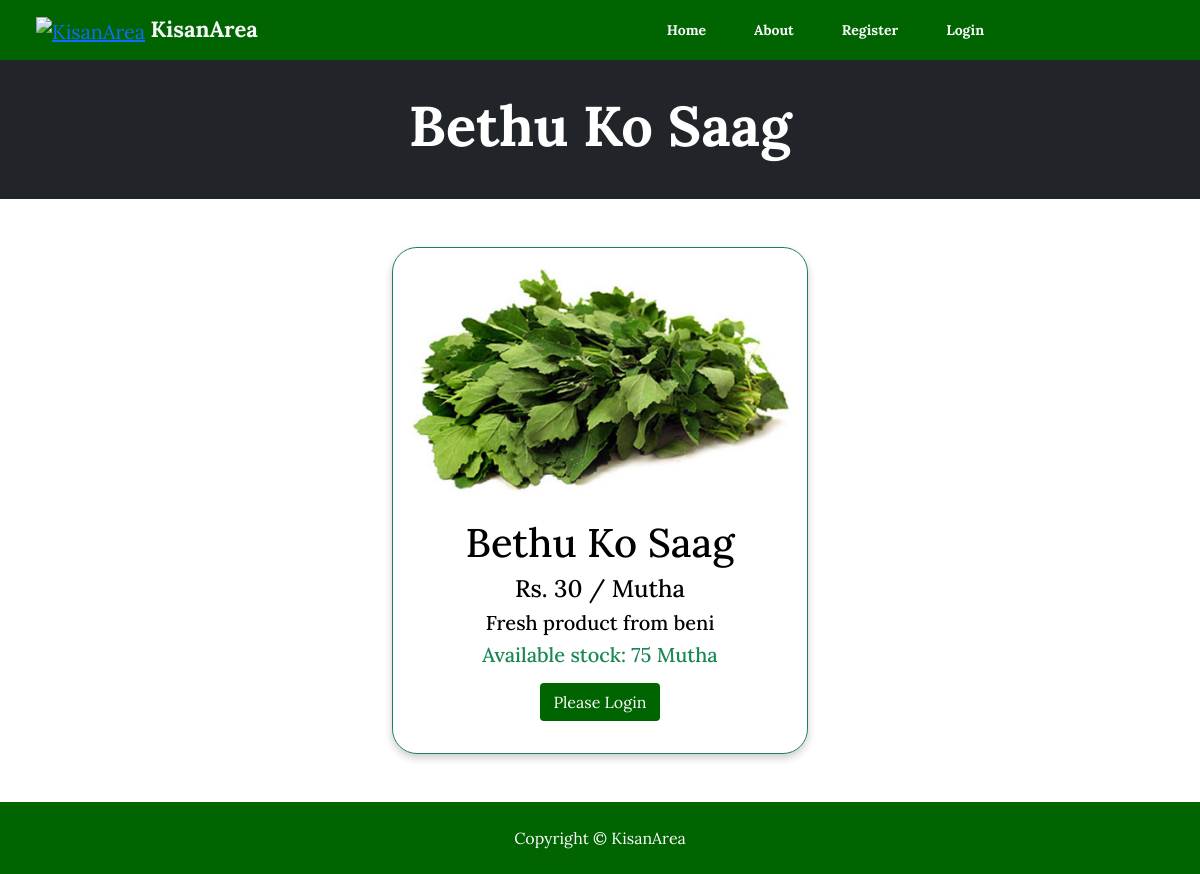
/products.php?pid=2, run on the app's committed database.
### tables this page shows
CREATE TABLE `products` (
  `productid` int(11) NOT NULL,
  `name` varchar(100) NOT NULL,
  `photo` varchar(255) NOT NULL,
  `unit` varchar(100) NOT NULL,
  `description` text NOT NULL,
  `category` varchar(11) NOT NULL,
  `isActive` tinyint(1) NOT NULL DEFAULT 1,
  `isFeatured` tinyint(1) NOT NULL DEFAULT 1,
  `price` int(11) NOT NULL,
  `stock` int(20) NOT NULL
);

### products.php (the view, shortened to what this page needs)
<?php
include('./includes/dbconn.php');
$productid = $_GET['pid'];
$productDetail = mysqli_query($mysqli, "SELECT * FROM products WHERE productid = '$productid'");
?>
<!DOCTYPE html>
<html lang="">
<head>
	<link href="https://cdn.jsdelivr.net/npm/bootstrap-icons@1.5.0/font/bootstrap-icons.css" rel="stylesheet" />
	<link href="./css/bootstrap.css" rel="stylesheet" />
	<link rel="stylesheet" href="https://cdnjs.cloudflare.com/ajax/libs/font-awesome/4.7.0/css/font-awesome.min.css">
	<link rel="stylesheet" href="./css/style.css">
	<link href="https://cdn.jsdelivr.net/npm/bootstrap@5.0.2/dist/css/bootstrap.min.css" rel="stylesheet">
	<link href="./css/style.css" rel="stylesheet">
</head>
<body>
	<?php require 'includes/menu.php'; ?>
	<?php while ($product = mysqli_fetch_array($productDetail)) { ?>
		<header class="bg-dark p-3">
			<div class="container my-3">
				<div class="text-center text-white">
					<h1 class="display-4 fw-bolder"><?php echo $product['name']; ?></h1>
				</div>
			</div>
		</header>
		<section class="">
			<div class="container">
				<div class="d-flex justify-content-center align-items-center">
					<div class="col-5 d-flex justify-content-center m-auto">
						<div class="card mb-5 mt-5 wid text-black border-success" style="border-radius: 25px;">
							<div class="card-body">
								<form method="POST" action="./addtocart.php">
									<img class="card-img-top center" width="45%" style="border-radius: 25px;" src="uploads/products/<?php echo $product['photo']; ?>" alt="" />
									<h1 class="text-center"><?php echo $product['name']; ?></h1>
									<h4 class="text-center">Rs. <?php echo $product['price'] . ' ' . '/' . ' ' . $product['unit']; ?></h4>
									<div class="text-center Reveal-block-body">
										<h5 class="mb-2"><?php echo $product['description']; ?></h5>
									</div>
									<div class="text-center Reveal-block-body">
										<?php if ($product['stock'] == 0) {
											echo '<h5 class="mb-2 text-danger">Out of Stock</h5>';
										} else {
											echo '<h5 class="mb-2 mt-2 text-success">Available stock: ' . $product['stock'] . " " .
												$product['unit'];
										}
										?>
									</div>
									<div class="d-flex justify-content-center m-auto mb-3 mt-3">
										<?php if (isset($_SESSION['username'])) {
											if ($product['stock'] != 0) {
												echo '<button type="submit" name="Add_To_cart" class="btn btn navigation text-white">
										Add to cart
									</button>';
											}
										} else {
											echo
											'<a href="./login.php" name="" class="btn navigation text-white">
										Please Login
									</a>';
										}
										?>
									</div>
								</form>
							</div>
						</div>
					</div>
				</div>
		</section>
	<?php } ?>
	<?php include('includes/footer.php'); ?>
</body>
</html>

### css/style.css (style rules this page uses)
header { font-family: 'Lora', serif; }
.navigation { background: darkgreen; }
body { font-family: 'Lora', serif; margin: 0; background-size: cover; }
html { box-sizing: border-box; }
*, *:before, *:after { box-sizing: inherit; }
.card { box-shadow: 0 4px 8px 0 rgba(0, 0, 0, 0.2); margin: 8px; }
.container { padding: 0 16px; }
.container::after, .row::after { content: ""; clear: both; display: table; }
.center { display: block; margin-left: auto; margin-right: auto; }
.wid { width: 90%; }

### data on the page
products: name "Bethu Ko Saag", photo (picture), price "30", unit "Mutha", description "Fresh product from beni", stock "75"
